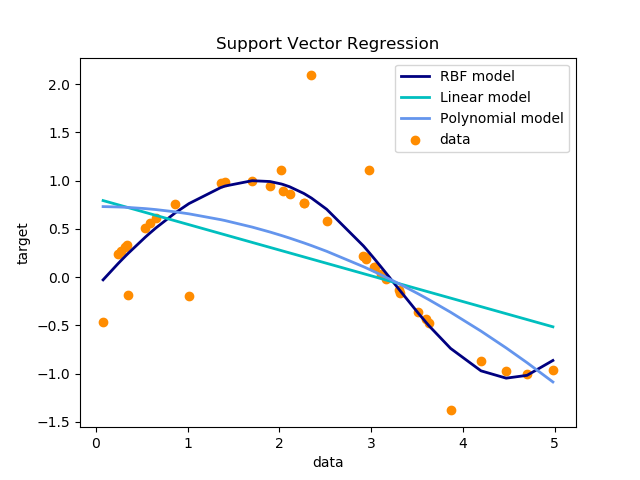

Recreate this plot in Python.
import numpy as np  
from sklearn.svm import SVR  
import matplotlib.pyplot as plt  
  
###############################################################################  
# Generate sample data  
X = np.sort(5 * np.random.rand(40, 1), axis=0)  #产生40组数据，每组一个数据，axis=0决定按列排列，=1表示行排列  
y = np.sin(X).ravel()   #np.sin()输出的是列，和X对应，ravel表示转换成行  
  
###############################################################################  
# Add noise to targets  
y[::5] += 3 * (0.5 - np.random.rand(8))  
  
###############################################################################  
# Fit regression model  
svr_rbf = SVR(kernel='rbf', C=1e3, gamma=0.1)  
svr_lin = SVR(kernel='linear', C=1e3)  
svr_poly = SVR(kernel='poly', C=1e3, degree=2)  
y_rbf = svr_rbf.fit(X, y).predict(X)  
y_lin = svr_lin.fit(X, y).predict(X)  
y_poly = svr_poly.fit(X, y).predict(X)  

###############################################################################  
# look at the results  
lw = 2  
plt.scatter(X, y, color='darkorange', label='data') 
plt.plot(X, y_rbf, color='navy', lw=lw, label='RBF model')  
plt.plot(X, y_lin, color='c', lw=lw, label='Linear model')  
plt.plot(X, y_poly, color='cornflowerblue', lw=lw, label='Polynomial model')  
plt.xlabel('data')  
plt.ylabel('target')  
plt.title('Support Vector Regression')  
plt.legend()
plt.show()
